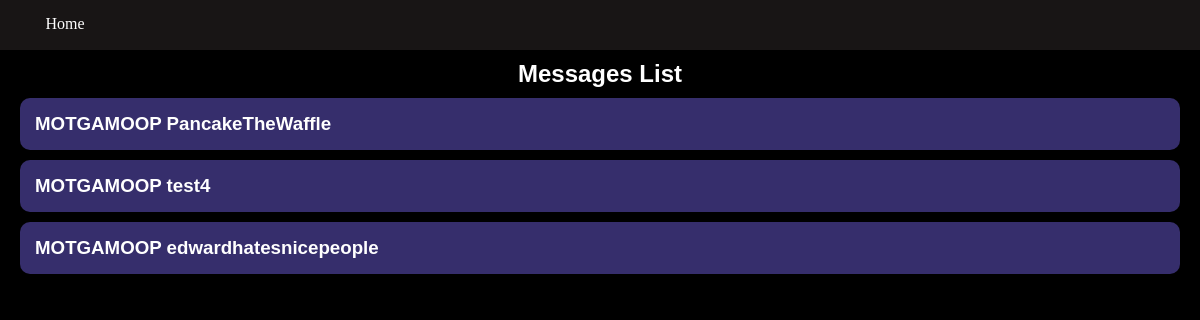
Before: /twitter/messages (signed in) with the older database file.
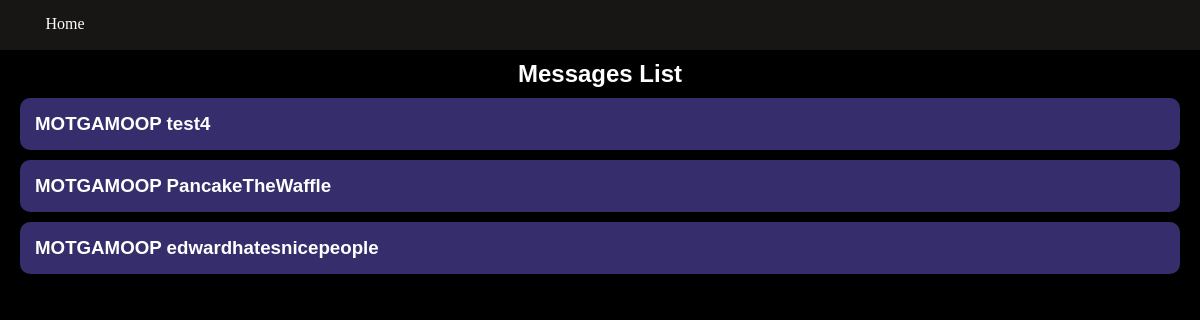
After: the same page with the newer database file.
### twitter/models.py (models this page shows, shortened)
class MessageBoard(models.Model):
    users = models.ManyToManyField(User2, related_name="users")
    name = models.CharField(max_length = 100)
    last_messaged = models.DateTimeField("last message")
    messages = models.ManyToManyField("MessageObj", related_name="messages")

### twitter/views.py (the view)
# urls.py: path("messages", views.Messages, name="messages"),
def Messages(request):
    user = get_object_or_404(User2, username=request.user.username)
    dms = MessageBoard.objects.filter(users__in=[user]).order_by("-last_messaged")
    empty = False
    if dms and len(dms) == 0:
        empty = True
    context = {"dms": dms, "empty": empty}
    return render(request, 'twitter/messages.html', context)

### twitter/templates/twitter/messages.html (shortened to what this page needs)
<!DOCTYPE html>
<html lang="en">
<head>
    {% load static %}
    <link rel = "stylesheet" href = "{% static 'twitter/css/messages.css' %}">
</head>
<body>
    <div class = "navbar">
        <a href = "{% url 'home' %}">
            <div class = "homebutton">
                    Home
            </div>
        </a>
    </div>
    <center><h2>Messages List</h2></center>
    {% if empty %}
        <h1>No Messages Found</h1>
    {% else %}
        {% for dm in dms %}
        <div class = "post">
            <a href = "{% url 'message' pk=dm.pk %}"><h3>{{dm.name}}</h3></a>
        </div>
        {% endfor %}
    {% endif %}
</body>
</html>

Changed rows visible on the page:
changed MessageBoard "MOTGAMOOP test4": moves up the list
